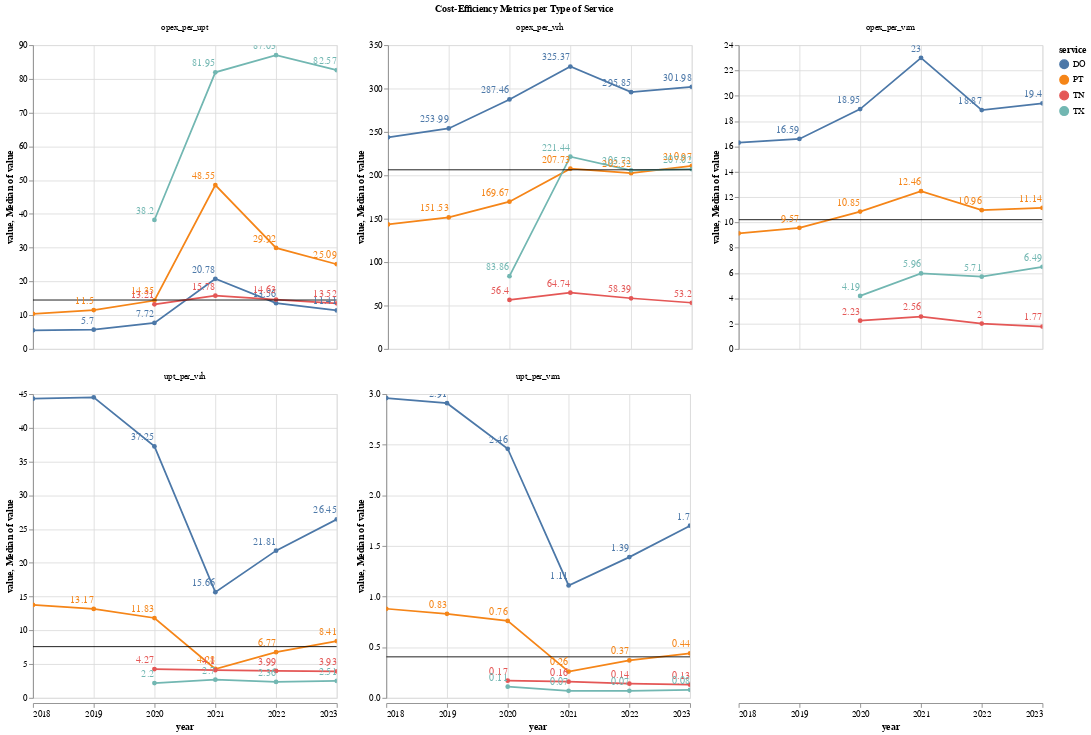

Here is the notebook cell this chart was saved with:
### Markdown cell above
### By Type of Service

### Code cell
make_line(
    by_tos_long,
    x_col="year:T",
    y_col="value",
    facet="variable:N",
    color="service:N",
    title="Cost-Efficiency Metrics per Type of Service",
    ind_axis=True,
)

### Figure 1 — Vega-Lite specification as saved in the notebook (floating-point values rounded to 4 significant figures)
{"config": {"view": {"continuousWidth": 300, "continuousHeight": 300}}, "data": {"name": "data-e91b2c1b4074db469230804626f2525d"}, "facet": {"field": "variable", "title": "Cost-Efficiency Metrics per Type of Service", "type": "nominal"}, "spec": {"layer": [{"mark": {"type": "line", "point": true}, "encoding": {"color": {"field": "service", "type": "nominal"}, "tooltip": [{"field": "year", "type": "temporal"}, {"field": "value", "type": "quantitative"}, {"field": "service", "type": "nominal"}], "x": {"field": "year", "type": "temporal"}, "y": {"field": "value", "type": "quantitative"}}, "name": "view_3"}, {"mark": {"type": "rule"}, "encoding": {"y": {"aggregate": "median", "field": "value", "type": "quantitative"}}}, {"mark": {"type": "text", "align": "right", "dy": -10}, "encoding": {"color": {"field": "service", "type": "nominal"}, "text": {"field": "value", "type": "quantitative"}, "x": {"field": "year", "type": "temporal"}, "y": {"field": "value", "type": "quantitative"}}}], "height": 350, "width": 350}, "columns": 3, "params": [{"name": "param_3", "select": {"type": "interval", "encodings": ["x", "y"]}, "bind": "scales", "views": ["view_3"]}], "resolve": {"scale": {"y": "independent"}}, "$schema": "https://vega.github.io/schema/vega-lite/v5.20.1.json", "datasets": {"data-e91b2c1b4074db469230804626f2525d": [{"service": "DO", "RTPA": "Metropolitan Transportation Commission", "year": "2018", "variable": "opex_per_vrh", "value": 243.8}, {"service": "DO", "RTPA": "Metropolitan Transportation Commission", "year": "2019", "variable": "opex_per_vrh", "value": 254.0}, {"service": "DO", "RTPA": "Metropolitan Transportation Commission", "year": "2020", "variable": "opex_per_vrh", "value": 287.5}, {"service": "DO", "RTPA": "Metropolitan Transportation Commission", "year": "2021", "variable": "opex_per_vrh", "value": 325.4}, {"service": "DO", "RTPA": "Metropolitan Transportation Commission", "year": "2022", "variable": "opex_per_vrh", "value": 295.9}, {"service": "DO", "RTPA": "Metropolitan Transportation Commission", "year": "2023", "variable": "opex_per_vrh", "value": 302.0}, {"service": "PT", "RTPA": "Metropolitan Transportation Commission", "year": "2018", "variable": "opex_per_vrh", "value": 143.5}, {"service": "PT", "RTPA": "Metropolitan Transportation Commission", "year": "2019", "variable": "opex_per_vrh", "value": 151.5}, {"service": "PT", "RTPA": "Metropolitan Transportation Commission", "year": "2020", "variable": "opex_per_vrh", "value": 169.7}, {"service": "PT", "RTPA": "Metropolitan Transportation Commission", "year": "2021", "variable": "opex_per_vrh", "value": 207.7}, {"service": "PT", "RTPA": "Metropolitan Transportation Commission", "year": "2022", "variable": "opex_per_vrh", "value": 202.5}, {"service": "PT", "RTPA": "Metropolitan Transportation Commission", "year": "2023", "variable": "opex_per_vrh", "value": 211.0}, {"service": "TN", "RTPA": "Metropolitan Transportation Commission", "year": "2020", "variable": "opex_per_vrh", "value": 56.4}, {"service": "TN", "RTPA": "Metropolitan Transportation Commission", "year": "2021", "variable": "opex_per_vrh", "value": 64.74}, {"service": "TN", "RTPA": "Metropolitan Transportation Commission", "year": "2022", "variable": "opex_per_vrh", "value": 58.39}, {"service": "TN", "RTPA": "Metropolitan Transportation Commission", "year": "2023", "variable": "opex_per_vrh", "value": 53.2}, {"service": "TX", "RTPA": "Metropolitan Transportation Commission", "year": "2020", "variable": "opex_per_vrh", "value": 83.86}, {"service": "TX", "RTPA": "Metropolitan Transportation Commission", "year": "2021", "variable": "opex_per_vrh", "value": 221.4}, {"service": "TX", "RTPA": "Metropolitan Transportation Commission", "year": "2022", "variable": "opex_per_vrh", "value": 205.7}, {"service": "TX", "RTPA": "Metropolitan Transportation Commission", "year": "2023", "variable": "opex_per_vrh", "value": 207.0}, {"service": "DO", "RTPA": "Metropolitan Transportation Commission", "year": "2018", "variable": "opex_per_vrm", "value": 16.29}, {"service": "DO", "RTPA": "Metropolitan Transportation Commission", "year": "2019", "variable": "opex_per_vrm", "value": 16.59}, {"service": "DO", "RTPA": "Metropolitan Transportation Commission", "year": "2020", "variable": "opex_per_vrm", "value": 18.95}, {"service": "DO", "RTPA": "Metropolitan Transportation Commission", "year": "2021", "variable": "opex_per_vrm", "value": 23.0}, {"service": "DO", "RTPA": "Metropolitan Transportation Commission", "year": "2022", "variable": "opex_per_vrm", "value": 18.87}, {"service": "DO", "RTPA": "Metropolitan Transportation Commission", "year": "2023", "variable": "opex_per_vrm", "value": 19.4}, {"service": "PT", "RTPA": "Metropolitan Transportation Commission", "year": "2018", "variable": "opex_per_vrm", "value": 9.13}, {"service": "PT", "RTPA": "Metropolitan Transportation Commission", "year": "2019", "variable": "opex_per_vrm", "value": 9.57}, {"service": "PT", "RTPA": "Metropolitan Transportation Commission", "year": "2020", "variable": "opex_per_vrm", "value": 10.85}, {"service": "PT", "RTPA": "Metropolitan Transportation Commission", "year": "2021", "variable": "opex_per_vrm", "value": 12.46}, {"service": "PT", "RTPA": "Metropolitan Transportation Commission", "year": "2022", "variable": "opex_per_vrm", "value": 10.96}, {"service": "PT", "RTPA": "Metropolitan Transportation Commission", "year": "2023", "variable": "opex_per_vrm", "value": 11.14}, {"service": "TN", "RTPA": "Metropolitan Transportation Commission", "year": "2020", "variable": "opex_per_vrm", "value": 2.23}, {"service": "TN", "RTPA": "Metropolitan Transportation Commission", "year": "2021", "variable": "opex_per_vrm", "value": 2.56}, {"service": "TN", "RTPA": "Metropolitan Transportation Commission", "year": "2022", "variable": "opex_per_vrm", "value": 2.0}, {"service": "TN", "RTPA": "Metropolitan Transportation Commission", "year": "2023", "variable": "opex_per_vrm", "value": 1.77}, {"service": "TX", "RTPA": "Metropolitan Transportation Commission", "year": "2020", "variable": "opex_per_vrm", "value": 4.19}, {"service": "TX", "RTPA": "Metropolitan Transportation Commission", "year": "2021", "variable": "opex_per_vrm", "value": 5.96}, {"service": "TX", "RTPA": "Metropolitan Transportation Commission", "year": "2022", "variable": "opex_per_vrm", "value": 5.71}, {"service": "TX", "RTPA": "Metropolitan Transportation Commission", "year": "2023", "variable": "opex_per_vrm", "value": 6.49}, {"service": "DO", "RTPA": "Metropolitan Transportation Commission", "year": "2018", "variable": "upt_per_vrh", "value": 44.32}, {"service": "DO", "RTPA": "Metropolitan Transportation Commission", "year": "2019", "variable": "upt_per_vrh", "value": 44.52}, {"service": "DO", "RTPA": "Metropolitan Transportation Commission", "year": "2020", "variable": "upt_per_vrh", "value": 37.25}, {"service": "DO", "RTPA": "Metropolitan Transportation Commission", "year": "2021", "variable": "upt_per_vrh", "value": 15.66}, {"service": "DO", "RTPA": "Metropolitan Transportation Commission", "year": "2022", "variable": "upt_per_vrh", "value": 21.81}, {"service": "DO", "RTPA": "Metropolitan Transportation Commission", "year": "2023", "variable": "upt_per_vrh", "value": 26.45}, {"service": "PT", "RTPA": "Metropolitan Transportation Commission", "year": "2018", "variable": "upt_per_vrh", "value": 13.77}, {"service": "PT", "RTPA": "Metropolitan Transportation Commission", "year": "2019", "variable": "upt_per_vrh", "value": 13.17}, {"service": "PT", "RTPA": "Metropolitan Transportation Commission", "year": "2020", "variable": "upt_per_vrh", "value": 11.83}, {"service": "PT", "RTPA": "Metropolitan Transportation Commission", "year": "2021", "variable": "upt_per_vrh", "value": 4.28}, {"service": "PT", "RTPA": "Metropolitan Transportation Commission", "year": "2022", "variable": "upt_per_vrh", "value": 6.77}, {"service": "PT", "RTPA": "Metropolitan Transportation Commission", "year": "2023", "variable": "upt_per_vrh", "value": 8.41}, {"service": "TN", "RTPA": "Metropolitan Transportation Commission", "year": "2020", "variable": "upt_per_vrh", "value": 4.27}, {"service": "TN", "RTPA": "Metropolitan Transportation Commission", "year": "2021", "variable": "upt_per_vrh", "value": 4.1}, {"service": "TN", "RTPA": "Metropolitan Transportation Commission", "year": "2022", "variable": "upt_per_vrh", "value": 3.99}, {"service": "TN", "RTPA": "Metropolitan Transportation Commission", "year": "2023", "variable": "upt_per_vrh", "value": 3.93}, {"service": "TX", "RTPA": "Metropolitan Transportation Commission", "year": "2020", "variable": "upt_per_vrh", "value": 2.2}, {"service": "TX", "RTPA": "Metropolitan Transportation Commission", "year": "2021", "variable": "upt_per_vrh", "value": 2.7}, {"service": "TX", "RTPA": "Metropolitan Transportation Commission", "year": "2022", "variable": "upt_per_vrh", "value": 2.36}, {"service": "TX", "RTPA": "Metropolitan Transportation Commission", "year": "2023", "variable": "upt_per_vrh", "value": 2.51}, {"service": "DO", "RTPA": "Metropolitan Transportation Commission", "year": "2018", "variable": "upt_per_vrm", "value": 2.96}, {"service": "DO", "RTPA": "Metropolitan Transportation Commission", "year": "2019", "variable": "upt_per_vrm", "value": 2.91}, {"service": "DO", "RTPA": "Metropolitan Transportation Commission", "year": "2020", "variable": "upt_per_vrm", "value": 2.46}, {"service": "DO", "RTPA": "Metropolitan Transportation Commission", "year": "2021", "variable": "upt_per_vrm", "value": 1.11}, {"service": "DO", "RTPA": "Metropolitan Transportation Commission", "year": "2022", "variable": "upt_per_vrm", "value": 1.39}, {"service": "DO", "RTPA": "Metropolitan Transportation Commission", "year": "2023", "variable": "upt_per_vrm", "value": 1.7}, {"service": "PT", "RTPA": "Metropolitan Transportation Commission", "year": "2018", "variable": "upt_per_vrm", "value": 0.88}, {"service": "PT", "RTPA": "Metropolitan Transportation Commission", "year": "2019", "variable": "upt_per_vrm", "value": 0.83}, {"service": "PT", "RTPA": "Metropolitan Transportation Commission", "year": "2020", "variable": "upt_per_vrm", "value": 0.76}, {"service": "PT", "RTPA": "Metropolitan Transportation Commission", "year": "2021", "variable": "upt_per_vrm", "value": 0.26}, {"service": "PT", "RTPA": "Metropolitan Transportation Commission", "year": "2022", "variable": "upt_per_vrm", "value": 0.37}, {"service": "PT", "RTPA": "Metropolitan Transportation Commission", "year": "2023", "variable": "upt_per_vrm", "value": 0.44}, {"service": "TN", "RTPA": "Metropolitan Transportation Commission", "year": "2020", "variable": "upt_per_vrm", "value": 0.17}, {"service": "TN", "RTPA": "Metropolitan Transportation Commission", "year": "2021", "variable": "upt_per_vrm", "value": 0.16}, {"service": "TN", "RTPA": "Metropolitan Transportation Commission", "year": "2022", "variable": "upt_per_vrm", "value": 0.14}, {"service": "TN", "RTPA": "Metropolitan Transportation Commission", "year": "2023", "variable": "upt_per_vrm", "value": 0.13}, {"service": "TX", "RTPA": "Metropolitan Transportation Commission", "year": "2020", "variable": "upt_per_vrm", "value": 0.11}, {"service": "TX", "RTPA": "Metropolitan Transportation Commission", "year": "2021", "variable": "upt_per_vrm", "value": 0.07}, {"service": "TX", "RTPA": "Metropolitan Transportation Commission", "year": "2022", "variable": "upt_per_vrm", "value": 0.07}, {"service": "TX", "RTPA": "Metropolitan Transportation Commission", "year": "2023", "variable": "upt_per_vrm", "value": 0.08}, {"service": "DO", "RTPA": "Metropolitan Transportation Commission", "year": "2018", "variable": "opex_per_upt", "value": 5.5}, {"service": "DO", "RTPA": "Metropolitan Transportation Commission", "year": "2019", "variable": "opex_per_upt", "value": 5.7}, {"service": "DO", "RTPA": "Metropolitan Transportation Commission", "year": "2020", "variable": "opex_per_upt", "value": 7.72}, {"service": "DO", "RTPA": "Metropolitan Transportation Commission", "year": "2021", "variable": "opex_per_upt", "value": 20.78}, {"service": "DO", "RTPA": "Metropolitan Transportation Commission", "year": "2022", "variable": "opex_per_upt", "value": 13.56}, {"service": "DO", "RTPA": "Metropolitan Transportation Commission", "year": "2023", "variable": "opex_per_upt", "value": 11.41}, {"service": "PT", "RTPA": "Metropolitan Transportation Commission", "year": "2018", "variable": "opex_per_upt", "value": 10.42}, {"service": "PT", "RTPA": "Metropolitan Transportation Commission", "year": "2019", "variable": "opex_per_upt", "value": 11.5}, {"service": "PT", "RTPA": "Metropolitan Transportation Commission", "year": "2020", "variable": "opex_per_upt", "value": 14.35}, {"service": "PT", "RTPA": "Metropolitan Transportation Commission", "year": "2021", "variable": "opex_per_upt", "value": 48.55}, {"service": "PT", "RTPA": "Metropolitan Transportation Commission", "year": "2022", "variable": "opex_per_upt", "value": 29.92}, {"service": "PT", "RTPA": "Metropolitan Transportation Commission", "year": "2023", "variable": "opex_per_upt", "value": 25.09}, {"service": "TN", "RTPA": "Metropolitan Transportation Commission", "year": "2020", "variable": "opex_per_upt", "value": 13.21}, {"service": "TN", "RTPA": "Metropolitan Transportation Commission", "year": "2021", "variable": "opex_per_upt", "value": 15.78}, {"service": "TN", "RTPA": "Metropolitan Transportation Commission", "year": "2022", "variable": "opex_per_upt", "value": 14.63}, {"service": "TN", "RTPA": "Metropolitan Transportation Commission", "year": "2023", "variable": "opex_per_upt", "value": 13.52}, {"service": "TX", "RTPA": "Metropolitan Transportation Commission", "year": "2020", "variable": "opex_per_upt", "value": 38.2}, {"service": "TX", "RTPA": "Metropolitan Transportation Commission", "year": "2021", "variable": "opex_per_upt", "value": 81.95}, {"service": "TX", "RTPA": "Metropolitan Transportation Commission", "year": "2022", "variable": "opex_per_upt", "value": 87.03}, {"service": "TX", "RTPA": "Metropolitan Transportation Commission", "year": "2023", "variable": "opex_per_upt", "value": 82.57}]}}
